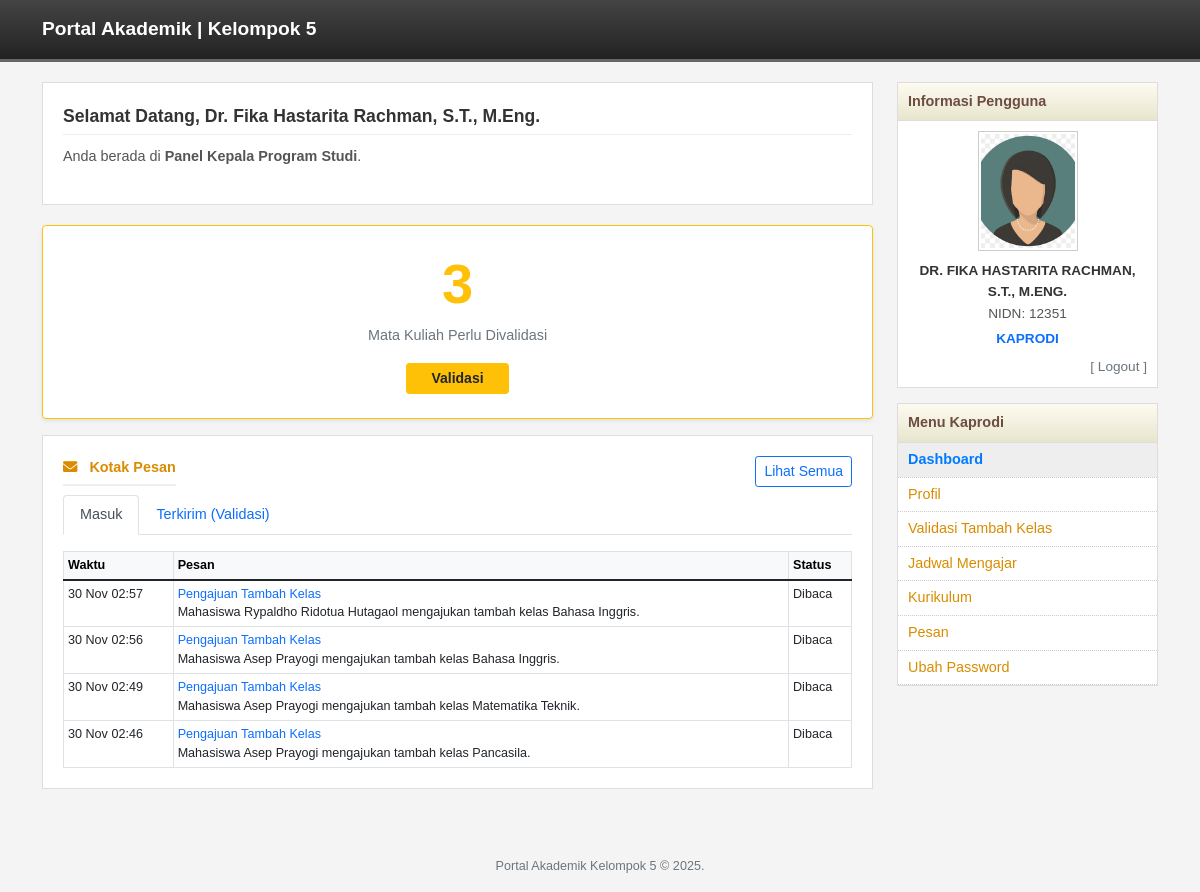
Before: /dosen/kaprodi/dashboard.php (signed in) with the older database file.
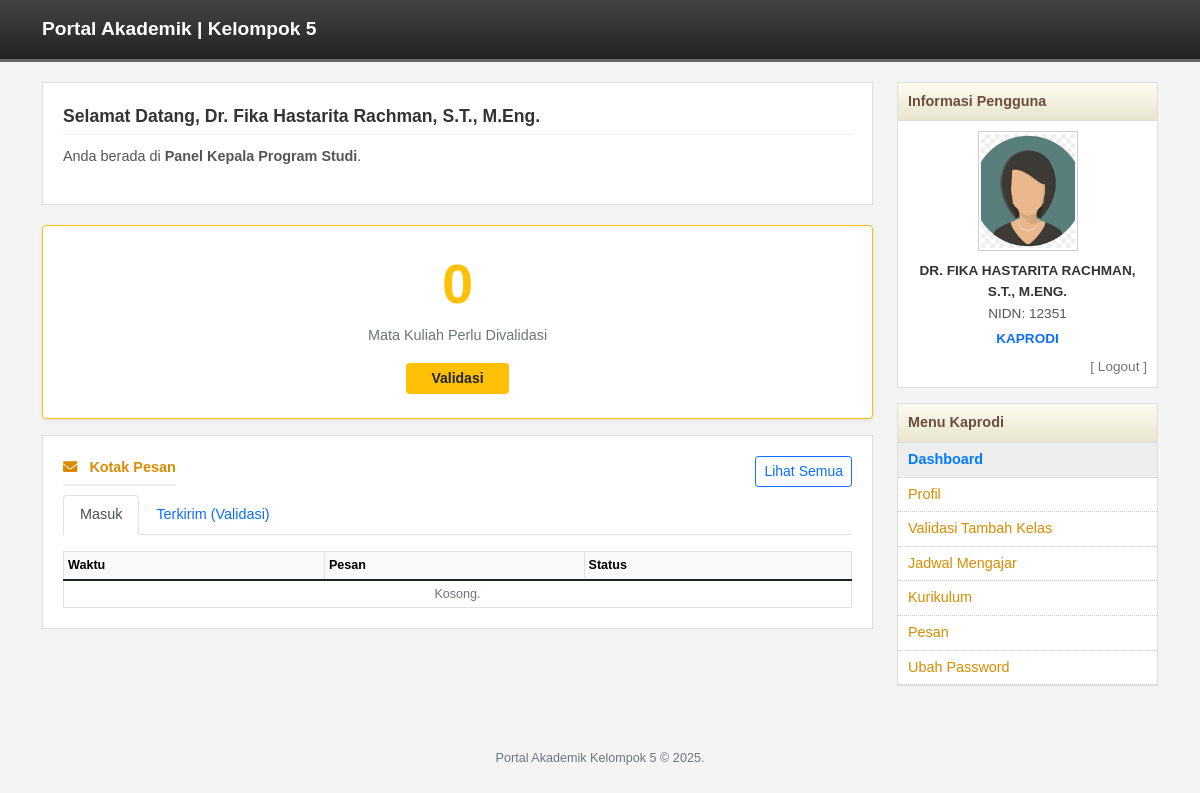
After: the same page with the newer database file.
### tables this page shows
CREATE TABLE `notifikasi` (
  `id` int(11) NOT NULL,
  `user_id` int(11) NOT NULL,
  `user_type` enum('mahasiswa','dosen','tata_usaha') NOT NULL,
  `sender_id` int(11) DEFAULT NULL,
  `sender_type` enum('mahasiswa','dosen','tata_usaha') DEFAULT NULL,
  `judul` varchar(255) NOT NULL,
  `pesan` text NOT NULL,
  `tipe` enum('info','warning','success','error') DEFAULT 'info',
  `is_read` tinyint(1) DEFAULT 0,
  `is_deleted` tinyint(1) DEFAULT 0,
  `link` varchar(255) DEFAULT NULL,
  `created_at` timestamp NULL DEFAULT current_timestamp()
);

### dosen/kaprodi/dashboard.php (the view, shortened to what this page needs)
<?php
require_once "../../config/database.php";
$user = $_SESSION['user'];
$nama = htmlspecialchars($user['nama']);
$user_id = $user['id'];
$stmtPending = $pdo->query("
    SELECT COUNT(DISTINCT mata_kuliah_id)
    FROM pengajuan_tambah_kelas
    WHERE status = 'pending'
");
$mkPendingCount = $stmtPending->fetchColumn();
$inbox = $pdo->prepare("SELECT * FROM notifikasi WHERE user_id = ? AND user_type = 'dosen' ORDER BY created_at DESC LIMIT 5");
$inbox->execute([$user_id]);
$listInbox = $inbox->fetchAll();
?>
<!DOCTYPE html>
<html lang="id">
<head>
    <link href="https://cdn.jsdelivr.net/npm/bootstrap@5.1.3/dist/css/bootstrap.min.css" rel="stylesheet">
    <link rel="stylesheet" href="https://cdnjs.cloudflare.com/ajax/libs/font-awesome/6.0.0/css/all.min.css">
    <link rel="stylesheet" href="../../assets/css/style.css">
</head>
<body>
<?php include "../../header.php"; ?>
<div class="container">
    <div class="row">
        <div class="col-md-9">
            <div class="content-box">
                <div class="welcome-title">Selamat Datang, <?= $nama ?></div>
                <div class="welcome-text"><p>Anda berada di <strong>Panel Kepala Program Studi</strong>.</p></div>
            </div>
            <div class="row">
                <div class="col-md-12"> <div class="card bg-white border-warning mb-3 shadow-sm">
                        <div class="card-body text-center py-4">
                            <h1 class="display-4 fw-bold text-warning"><?= $mkPendingCount ?></h1>
                            <p class="card-text text-muted">Mata Kuliah Perlu Divalidasi</p>
                            <a href="validasi_tambah_kelas.php" class="btn btn-warning btn-sm text-dark px-4 fw-bold">
                                Validasi
                            </a>
                        </div>
                    </div>
                </div>
            </div>
            <div class="content-box">
                <div class="d-flex justify-content-between align-items-center mb-2">
                    <div class="msg-header mb-0"><i class="fas fa-envelope me-2"></i> Kotak Pesan</div>
                    <a href="pesan.php" class="btn btn-sm btn-outline-primary">Lihat Semua</a>
                </div>
                <ul class="nav nav-tabs mb-3" id="kpTab" role="tablist">
                    <li class="nav-item"><button class="nav-link active" id="kp-inbox-tab" data-bs-toggle="tab" data-bs-target="#kp-inbox">Masuk</button></li>
                    <li class="nav-item"><button class="nav-link" id="kp-sent-tab" data-bs-toggle="tab" data-bs-target="#kp-sent">Terkirim (Validasi)</button></li>
                </ul>
                <div class="tab-content">
                    <div class="tab-pane fade show active" id="kp-inbox">
                        <div class="table-responsive"><table class="table table-bordered table-sm mb-0 small"><thead class="table-light"><tr><th>Waktu</th><th>Pesan</th><th>Status</th></tr></thead><tbody>
                            <?php if(empty($listInbox)): ?><tr><td colspan="3" class="text-center text-muted">Kosong.</td></tr><?php else: foreach($listInbox as $n): ?>
                            <tr class="<?= $n['is_read']?'':'fw-bold bg-light' ?>"><td><?= date('d M H:i', strtotime($n['created_at'])) ?></td><td><span class="text-primary"><?= htmlspecialchars($n['judul']) ?></span><br><?= htmlspecialchars($n['pesan']) ?></td><td><?= $n['is_read']?'Dibaca':'Baru' ?></td></tr>
                            <?php endforeach; endif; ?>
                        </tbody></table></div>
                    </div>
                </div>
            </div>
        </div>
        <div class="col-md-3"><?php include "sidebar.php"; ?></div>
    </div>
</div>
<?php include "../../footer.php"; ?>
</body></html>

Changed rows visible on the page:
removed notifikasi: created_at "30 Nov 02:57", judul "Pengajuan Tambah Kelas", pesan "Mahasiswa Rypaldho Ridotua Hutagaol mengajukan tambah kelas Bahasa Inggris.", is_read "Dibaca"
removed notifikasi: created_at "30 Nov 02:56", judul "Pengajuan Tambah Kelas", pesan "Mahasiswa Asep Prayogi mengajukan tambah kelas Bahasa Inggris.", is_read "Dibaca"
removed notifikasi: created_at "30 Nov 02:49", judul "Pengajuan Tambah Kelas", pesan "Mahasiswa Asep Prayogi mengajukan tambah kelas Matematika Teknik.", is_read "Dibaca"
removed notifikasi: created_at "30 Nov 02:46", judul "Pengajuan Tambah Kelas", pesan "Mahasiswa Asep Prayogi mengajukan tambah kelas Pancasila.", is_read "Dibaca"
Other visible differences:
$mkPendingCount: "3" → "0"
text now shown: "Kosong."
